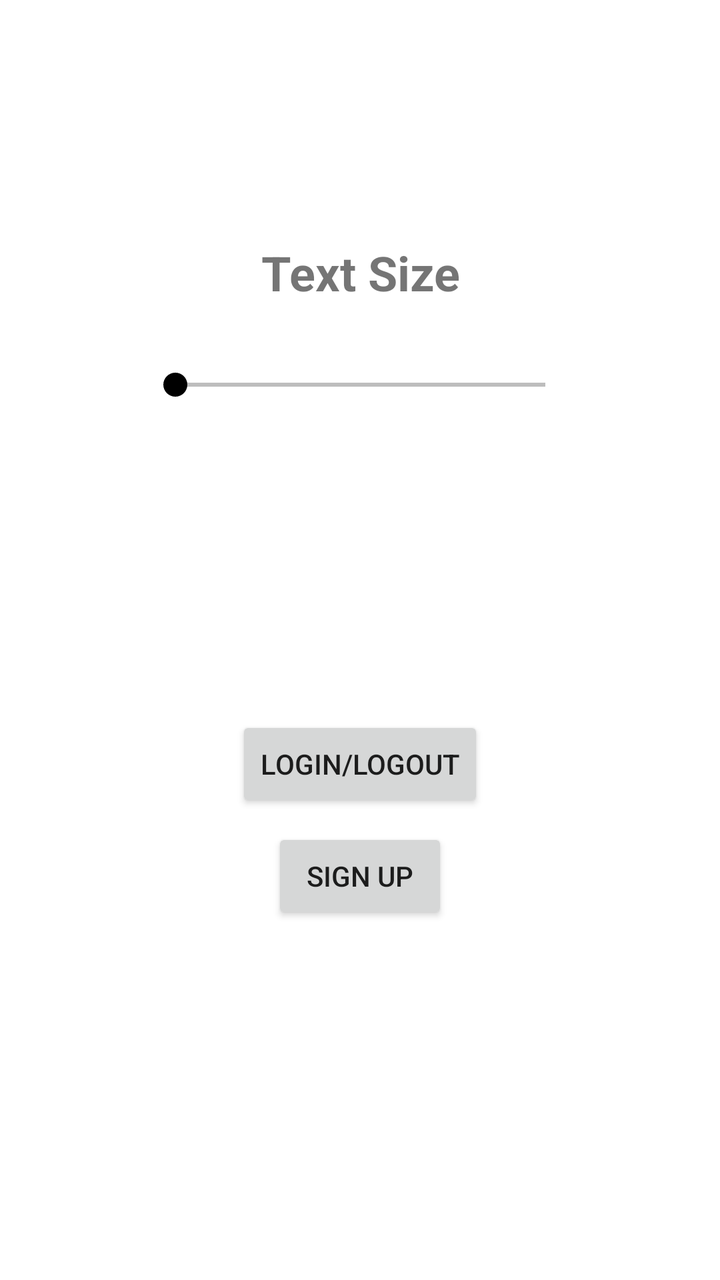
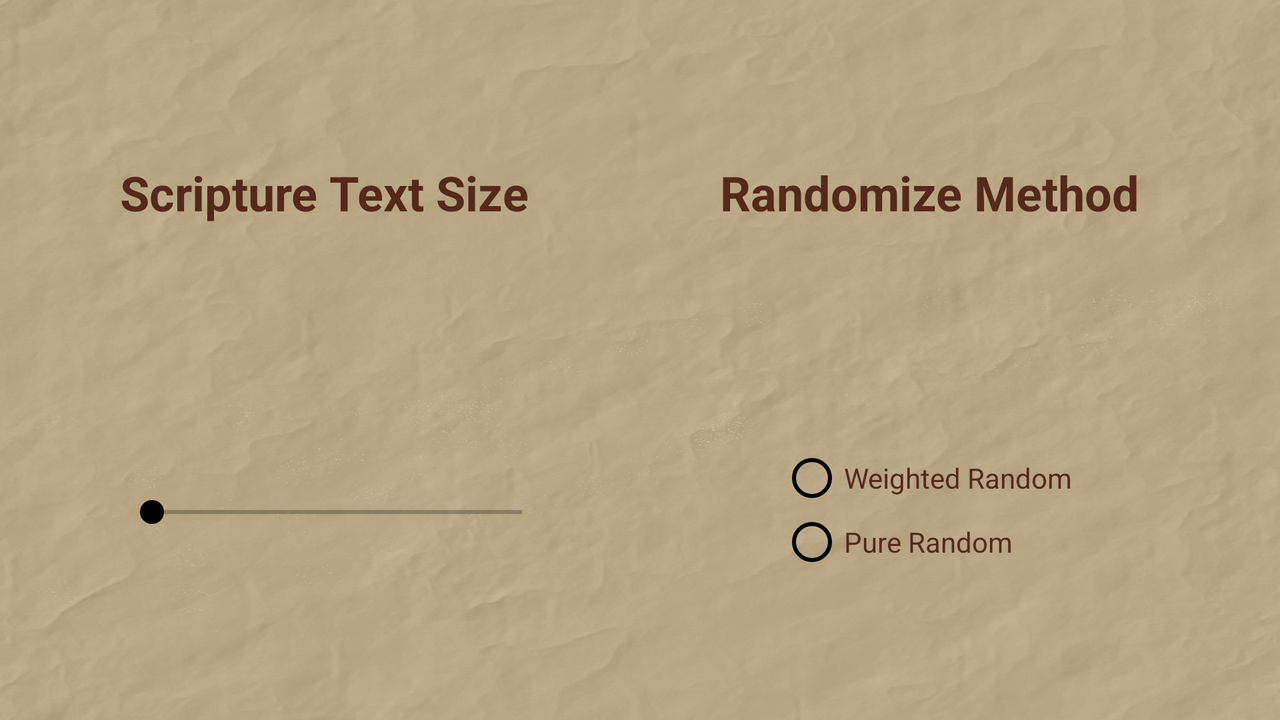

An Android layout and its configuration variant, each rendered on a device that would load it. The default file and the variant file are quoted in full after the pictures.
<!-- AndroidManifest.xml: application theme AppTheme -->
<!-- res/layout/settings_activity.xml -->
<?xml version="1.0" encoding="utf-8"?>
<android.support.constraint.ConstraintLayout xmlns:android="http://schemas.android.com/apk/res/android"
    xmlns:app="http://schemas.android.com/apk/res-auto"
    xmlns:tools="http://schemas.android.com/tools"
    android:layout_width="match_parent"
    android:layout_height="match_parent"
    tools:context="com.example.randomscripturegeneratorapp.SettingsActivity">

    <TextView
        android:id="@+id/TextSizeView"
        android:layout_width="149dp"
        android:layout_height="39dp"
        android:layout_marginTop="120dp"
        android:text="Text Size"
        android:textAlignment="center"
        android:textSize="24sp"
        android:textStyle="bold"
        app:layout_constraintHorizontal_bias="0.502"
        app:layout_constraintLeft_toLeftOf="parent"
        app:layout_constraintRight_toRightOf="parent"
        app:layout_constraintTop_toTopOf="parent" />

    <SeekBar
        android:id="@+id/seekBar"
        android:layout_width="217dp"
        android:layout_height="27dp"
        android:layout_marginTop="20dp"
        app:layout_constraintLeft_toLeftOf="parent"
        app:layout_constraintRight_toRightOf="parent"
        app:layout_constraintTop_toBottomOf="@+id/TextSizeView" />

    <Button
        android:id="@+id/login_logout_settings"
        android:layout_width="wrap_content"
        android:layout_height="wrap_content"
        android:layout_marginTop="8dp"
        android:onClick="goToSignupActivity"
        android:text="Sign Up"
        app:layout_constraintLeft_toLeftOf="parent"
        app:layout_constraintRight_toRightOf="parent"
        app:layout_constraintTop_toBottomOf="@+id/login_logout_settings2" />

    <Button
        android:id="@+id/login_logout_settings2"
        android:layout_width="wrap_content"
        android:layout_height="wrap_content"
        android:layout_marginTop="152dp"
        android:onClick="goToLoginActivity"
        android:text="Login/Logout"
        app:layout_constraintLeft_toLeftOf="parent"
        app:layout_constraintRight_toRightOf="parent"
        app:layout_constraintTop_toBottomOf="@+id/seekBar" />
</android.support.constraint.ConstraintLayout>
<!-- resources referenced by this layout -->
<resources>
  <!-- from res/values-v21/ -->
  <style name="AppTheme" parent="Theme.AppCompat.Light.DarkActionBar">
          
          <item name="colorPrimary">@color/colorPrimary</item>
          <item name="colorPrimaryDark">@android:color/black</item>
          <item name="colorAccent">@color/colorAccent</item>
          <item name="android:colorBackground">@android:color/background_light</item>
          <item name="android:textColorSecondaryInverse">@color/colorPrimaryDark</item>
          <item name="android:textColorSecondary">?android:attr/textColorPrimaryDisableOnly</item>
          <item name="android:windowBackground">@android:color/white</item>
          <item name="android:colorForeground">@android:color/black</item>
      </style>
  <color name="colorPrimary">#532a19</color>
  <color name="colorAccent">#000000</color>
  <color name="colorPrimaryDark">#bebdb9</color>
</resources>
<!-- res/layout-land/settings_activity.xml (the repository's variant of the layout above) -->
<!-- drawn on the phone turned sideways -->
<?xml version="1.0" encoding="utf-8"?>
<android.support.constraint.ConstraintLayout xmlns:android="http://schemas.android.com/apk/res/android"
    xmlns:app="http://schemas.android.com/apk/res-auto"
    xmlns:tools="http://schemas.android.com/tools"
    android:layout_width="match_parent"
    android:layout_height="match_parent"
    android:background="@drawable/bg"
    tools:context="com.example.randomscripturegeneratorapp.SettingsActivity">

    <TextView
        android:id="@+id/TextSizeView"
        android:layout_width="wrap_content"
        android:layout_height="wrap_content"
        android:layout_marginStart="60dp"
        android:layout_marginLeft="60dp"
        android:layout_marginTop="80dp"
        android:text="Scripture Text Size"
        android:textAlignment="center"
        android:textColor="#542919"
        android:textSize="24sp"
        android:textStyle="bold"
        app:layout_constraintStart_toStartOf="parent"
        app:layout_constraintTop_toTopOf="parent" />

    <SeekBar
        android:id="@+id/seekBar"
        android:layout_width="217dp"
        android:layout_height="wrap_content"
        android:layout_marginBottom="95dp"
        app:layout_constraintBottom_toBottomOf="parent"
        app:layout_constraintStart_toStartOf="@+id/TextSizeView" />

    <RadioGroup xmlns:android="http://schemas.android.com/apk/res/android"
        android:id="@+id/radioGroup"
        android:layout_width="wrap_content"
        android:layout_height="wrap_content"
        android:layout_marginBottom="73dp"
        android:layout_marginEnd="90dp"
        android:layout_marginRight="90dp"
        android:orientation="vertical"
        app:layout_constraintBottom_toBottomOf="parent"
        app:layout_constraintEnd_toEndOf="parent">

        <RadioButton
            android:id="@+id/radio_weighted"
            android:layout_width="160dp"
            android:layout_height="wrap_content"
            android:onClick="onRadioButtonClicked"
            android:text="Weighted Random"
            android:textColor="#542919" />

        <RadioButton
            android:id="@+id/radio_pure"
            android:layout_width="160dp"
            android:layout_height="wrap_content"
            android:onClick="onRadioButtonClicked"
            android:text="Pure Random"
            android:textColor="#542919" />
    </RadioGroup>

    <TextView
        android:id="@+id/textView2"
        android:layout_width="wrap_content"
        android:layout_height="wrap_content"
        android:layout_marginEnd="70dp"
        android:text="Randomize Method"
        android:textColor="#542919"
        android:textSize="24sp"
        android:textStyle="bold"
        app:layout_constraintBaseline_toBaselineOf="@+id/TextSizeView"
        app:layout_constraintEnd_toEndOf="parent" />

</android.support.constraint.ConstraintLayout>
<!-- resources referenced by the variant -->
<!-- as the phone turned sideways resolves them -->
<resources>
  <!-- drawable bg: jpg bitmap (drawable, 136497 bytes) -->
  <!-- from res/values-v21/ -->
  <style name="AppTheme" parent="Theme.AppCompat.Light.DarkActionBar">
          
          <item name="colorPrimary">@color/colorPrimary</item>
          <item name="colorPrimaryDark">@android:color/black</item>
          <item name="colorAccent">@color/colorAccent</item>
          <item name="android:colorBackground">@android:color/background_light</item>
          <item name="android:textColorSecondaryInverse">@color/colorPrimaryDark</item>
          <item name="android:textColorSecondary">?android:attr/textColorPrimaryDisableOnly</item>
          <item name="android:windowBackground">@android:color/white</item>
          <item name="android:colorForeground">@android:color/black</item>
      </style>
  <color name="colorPrimary">#532a19</color>
  <color name="colorAccent">#000000</color>
  <color name="colorPrimaryDark">#bebdb9</color>
</resources>
